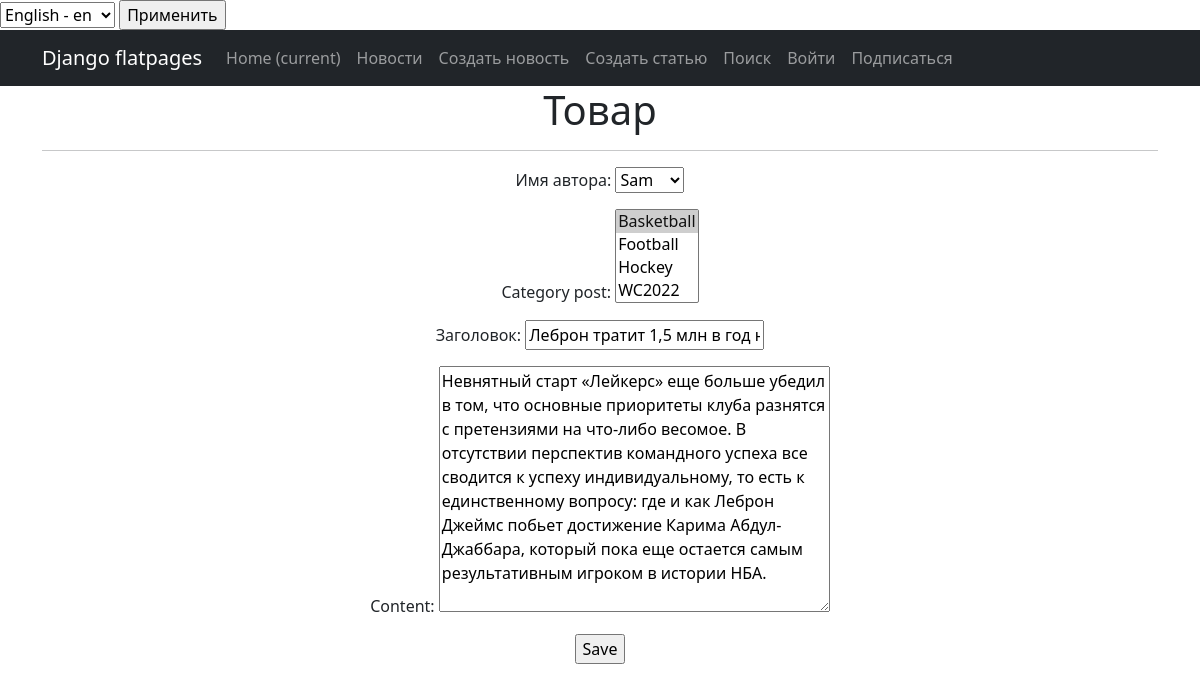
/news/2/update/ (signed in), run on an earlier commit of the app's database.
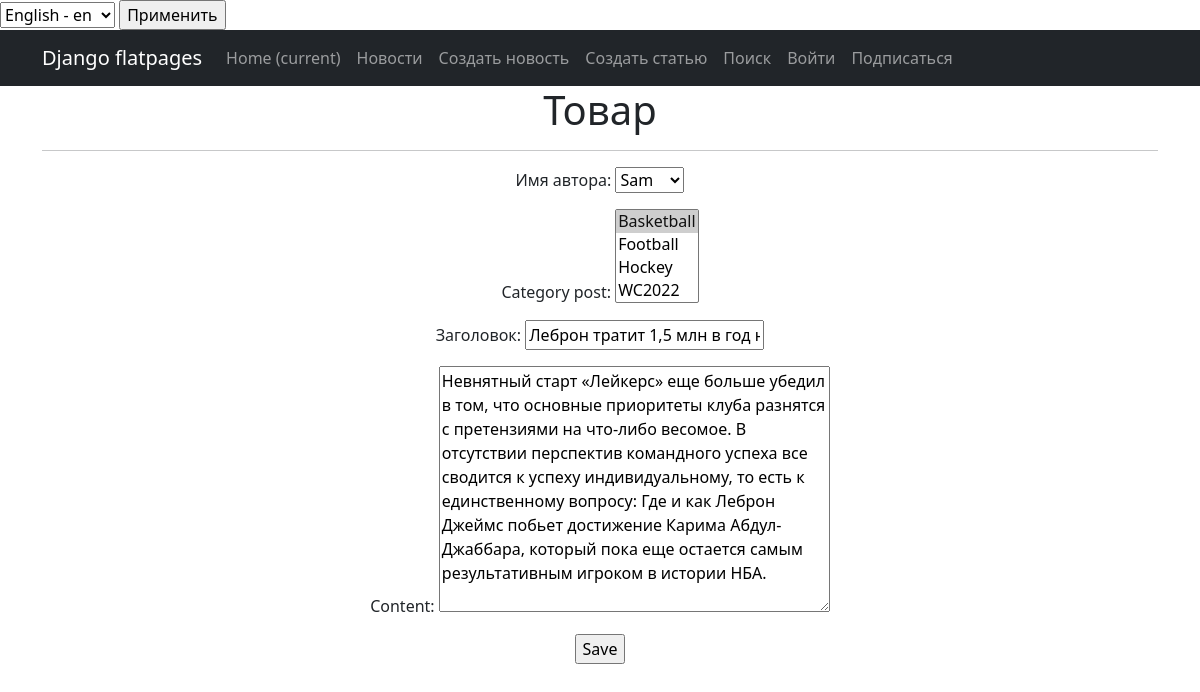
And on a later commit of the database.
### news/models.py (models this page shows, shortened)
class Post(models.Model):
    article = 'AR'
    news = 'NE'
    author_name = models.ForeignKey(Author, on_delete=models.CASCADE, verbose_name='Имя автора')  # связь «один ко многим» с моделью Author
    types_post = models.CharField(max_length=2, choices=Types, default='NE', verbose_name='Тип поста')  # поле с выбором — «статья» или «новость»;
    datetime_post = models.DateTimeField(auto_now_add=True, verbose_name='Дата и время поста')  # автоматически добавляемая дата и время создания;
    category_post = models.ManyToManyField(Category, through='PostCategory')  # связь «многие ко многим» с моделью Category (с дополнительной моделью PostCategory);
    header = models.CharField(max_length=255, verbose_name='Заголовок') #  заголовок статьи/новости
    content = models.TextField() #  текст статьи/новости
    rating_post = models.IntegerField(default=0) #  рейтинг статьи/новости
    class Meta:
        verbose_name_plural = 'Посты'

### news/views.py (the view)
# urls.py: path('<int:pk>/update/', PostUpdate.as_view(), name='post_update'), #http://127.0.0.1:8000/news/pk/update/
class PostUpdate(PermissionRequiredMixin, UpdateView):
    form_class = PostForm
    model = Post
    template_name = 'post_edit.html'
    permission_required = 'news.change_post' #добавление права изменение содержание объекта

### news/forms.py
class PostForm(forms.ModelForm):
    class Meta:
        model = Post
        fields = [
            'author_name',
            'category_post',
            'header',
            'content',
        ]

### news/models.py (called while the page is built)
    def __str__(self):
        return f'{self.user_name}'

    def __str__(self):
        return f'{self.name_category}'

### templates/post_edit.html (shortened to what this page needs)
{% extends 'flatpages/default.html' %}
{% block content %}
<h1>Товар</h1>
<hr>
<form action="" method="post">
    {{ form.as_p }}
    <input type="submit" value="Save" />
</form>
{% endblock content %}

What changed in the data, as far as the page shows it:
changed Post "Sam": content "…есть к единственному вопросу: где и как Леброн Джеймс…" → "…есть к единственному вопросу: Где и как Леброн Джеймс…"
